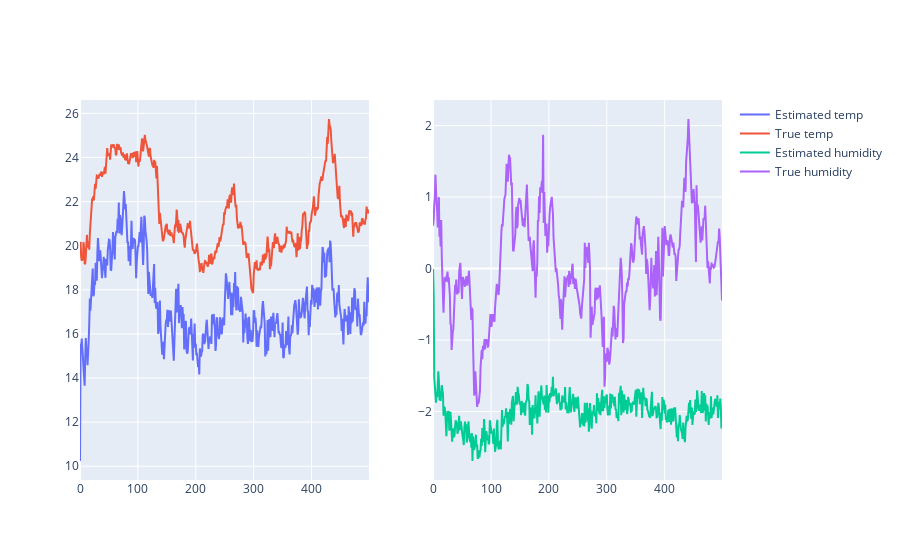

This figure's notebook cell:
### Code cell
param_fig = make_subplots(rows=1, cols=2)

param_fig.add_trace(go.Scatter(x=list(range(T)), y=x_smoothed[:, 0], name="Estimated temp"), row=1, col=1)
param_fig.add_trace(go.Scatter(x=list(range(T)), y=x_true[:, 0], name="True temp"), row=1, col=1)

param_fig.add_trace(go.Scatter(x=list(range(T)), y=x_smoothed[:, 1], name="Estimated humidity"), row=1, col=2)
param_fig.add_trace(go.Scatter(x=list(range(T)), y=x_true[:, 1], name="True humidity"), row=1, col=2)

param_fig.show()

### Figure 1 — Plotly figure (JSON) as saved in the notebook; plotly's stock layout.template omitted (floating-point values rounded to 4 significant figures; data arrays with more than 128 entries replaced by an {"elided": "..."} marker saying what was removed)
{"data": [{"name": "Estimated temp", "type": "scatter", "x": {"elided": "500 int values"}, "xaxis": "x", "y": {"elided": "500 float values"}, "yaxis": "y"}, {"name": "True temp", "type": "scatter", "x": {"elided": "500 int values"}, "xaxis": "x", "y": {"elided": "500 float values"}, "yaxis": "y"}, {"name": "Estimated humidity", "type": "scatter", "x": {"elided": "500 int values"}, "xaxis": "x2", "y": {"elided": "500 float values"}, "yaxis": "y2"}, {"name": "True humidity", "type": "scatter", "x": {"elided": "500 int values"}, "xaxis": "x2", "y": {"elided": "500 float values"}, "yaxis": "y2"}], "layout": {"xaxis": {"anchor": "y", "domain": [0, 0.45]}, "xaxis2": {"anchor": "y2", "domain": [0.55, 1]}, "yaxis": {"anchor": "x", "domain": [0, 1]}, "yaxis2": {"anchor": "x2", "domain": [0, 1]}}}
